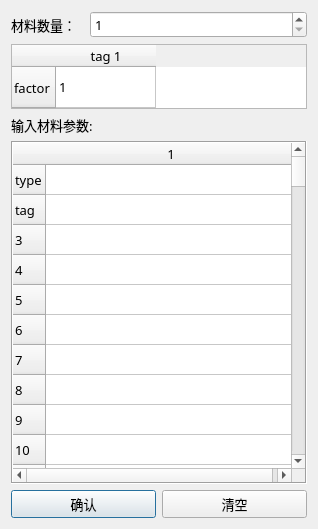
<?xml version="1.0" encoding="UTF-8"?>
<ui version="4.0">
 <class>WinOSPara</class>
 <widget class="QDialog" name="WinOSPara">
  <property name="geometry">
   <rect>
    <x>0</x>
    <y>0</y>
    <width>318</width>
    <height>529</height>
   </rect>
  </property>
  <property name="minimumSize">
   <size>
    <width>318</width>
    <height>500</height>
   </size>
  </property>
  <property name="maximumSize">
   <size>
    <width>16777215</width>
    <height>16777215</height>
   </size>
  </property>
  <property name="font">
   <font>
    <family>微软雅黑</family>
    <pointsize>10</pointsize>
   </font>
  </property>
  <property name="windowTitle">
   <string>OpenSees材料参数</string>
  </property>
  <property name="windowIcon">
   <iconset>
    <normaloff>../logo.ico</normaloff>../logo.ico</iconset>
  </property>
  <layout class="QVBoxLayout" name="verticalLayout" stretch="0,0,0,1,0">
   <item>
    <layout class="QHBoxLayout" name="horizontalLayout_2" stretch="1,3">
     <item>
      <widget class="QLabel" name="label">
       <property name="text">
        <string>材料数量：</string>
       </property>
      </widget>
     </item>
     <item>
      <widget class="QSpinBox" name="spinBox">
       <property name="minimum">
        <number>1</number>
       </property>
       <property name="maximum">
        <number>10</number>
       </property>
      </widget>
     </item>
    </layout>
   </item>
   <item>
    <widget class="QTableWidget" name="tableWidget">
     <property name="maximumSize">
      <size>
       <width>16777215</width>
       <height>65</height>
      </size>
     </property>
     <attribute name="horizontalHeaderStretchLastSection">
      <bool>false</bool>
     </attribute>
     <attribute name="verticalHeaderMinimumSectionSize">
      <number>30</number>
     </attribute>
     <attribute name="verticalHeaderStretchLastSection">
      <bool>true</bool>
     </attribute>
     <row>
      <property name="text">
       <string>factor</string>
      </property>
     </row>
     <column>
      <property name="text">
       <string>tag 1</string>
      </property>
     </column>
     <item row="0" column="0">
      <property name="text">
       <string>1</string>
      </property>
     </item>
    </widget>
   </item>
   <item>
    <widget class="QLabel" name="label_2">
     <property name="text">
      <string>输入材料参数:</string>
     </property>
    </widget>
   </item>
   <item>
    <widget class="QTableWidget" name="table">
     <property name="minimumSize">
      <size>
       <width>150</width>
       <height>0</height>
      </size>
     </property>
     <property name="mouseTracking">
      <bool>false</bool>
     </property>
     <property name="frameShape">
      <enum>QFrame::Box</enum>
     </property>
     <property name="verticalScrollMode">
      <enum>QAbstractItemView::ScrollPerPixel</enum>
     </property>
     <property name="horizontalScrollMode">
      <enum>QAbstractItemView::ScrollPerPixel</enum>
     </property>
     <property name="rowCount">
      <number>101</number>
     </property>
     <property name="columnCount">
      <number>1</number>
     </property>
     <attribute name="horizontalHeaderVisible">
      <bool>true</bool>
     </attribute>
     <attribute name="horizontalHeaderCascadingSectionResizes">
      <bool>false</bool>
     </attribute>
     <attribute name="horizontalHeaderDefaultSectionSize">
      <number>250</number>
     </attribute>
     <attribute name="horizontalHeaderShowSortIndicator" stdset="0">
      <bool>false</bool>
     </attribute>
     <attribute name="horizontalHeaderStretchLastSection">
      <bool>true</bool>
     </attribute>
     <attribute name="verticalHeaderVisible">
      <bool>true</bool>
     </attribute>
     <attribute name="verticalHeaderCascadingSectionResizes">
      <bool>false</bool>
     </attribute>
     <attribute name="verticalHeaderMinimumSectionSize">
      <number>30</number>
     </attribute>
     <attribute name="verticalHeaderDefaultSectionSize">
      <number>30</number>
     </attribute>
     <attribute name="verticalHeaderHighlightSections">
      <bool>true</bool>
     </attribute>
     <attribute name="verticalHeaderShowSortIndicator" stdset="0">
      <bool>false</bool>
     </attribute>
     <attribute name="verticalHeaderStretchLastSection">
      <bool>false</bool>
     </attribute>
     <row>
      <property name="text">
       <string>type</string>
      </property>
     </row>
     <row>
      <property name="text">
       <string>tag</string>
      </property>
     </row>
     <row/>
     <row/>
     <row/>
     <row/>
     <row/>
     <row/>
     <row/>
     <row/>
     <row/>
     <row/>
     <row/>
     <row/>
     <row/>
     <row/>
     <row/>
     <row/>
     <row/>
     <row/>
     <row/>
     <row/>
     <row/>
     <row/>
     <row/>
     <row/>
     <row/>
     <row/>
     <row/>
     <row/>
     <row/>
     <row/>
     <row/>
     <row/>
     <row/>
     <row/>
     <row/>
     <row/>
     <row/>
     <row/>
     <row/>
     <row/>
     <row/>
     <row/>
     <row/>
     <row/>
     <row/>
     <row/>
     <row/>
     <row/>
     <row/>
     <row/>
     <row/>
     <row/>
     <row/>
     <row/>
     <row/>
     <row/>
     <row/>
     <row/>
     <row/>
     <row/>
     <row/>
     <row/>
     <row/>
     <row/>
     <row/>
     <row/>
     <row/>
     <row/>
     <row/>
     <row/>
     <row/>
     <row/>
     <row/>
     <row/>
     <row/>
     <row/>
     <row/>
     <row/>
     <row/>
     <row/>
     <row/>
     <row/>
     <row/>
     <row/>
     <row/>
     <row/>
     <row/>
     <row/>
     <row/>
     <row/>
     <row/>
     <row/>
     <row/>
     <row/>
     <row/>
     <row/>
     <row/>
     <row/>
     <row/>
     <column>
      <property name="text">
       <string>1</string>
      </property>
     </column>
    </widget>
   </item>
   <item>
    <layout class="QHBoxLayout" name="horizontalLayout">
     <item>
      <widget class="QPushButton" name="pushButton_2">
       <property name="text">
        <string>确认</string>
       </property>
      </widget>
     </item>
     <item>
      <widget class="QPushButton" name="pushButton">
       <property name="text">
        <string>清空</string>
       </property>
      </widget>
     </item>
    </layout>
   </item>
  </layout>
 </widget>
 <resources/>
 <connections>
  <connection>
   <sender>pushButton</sender>
   <signal>clicked()</signal>
   <receiver>table</receiver>
   <slot>clearContents()</slot>
   <hints>
    <hint type="sourcelabel">
     <x>307</x>
     <y>489</y>
    </hint>
    <hint type="destinationlabel">
     <x>232</x>
     <y>353</y>
    </hint>
   </hints>
  </connection>
 </connections>
</ui>
